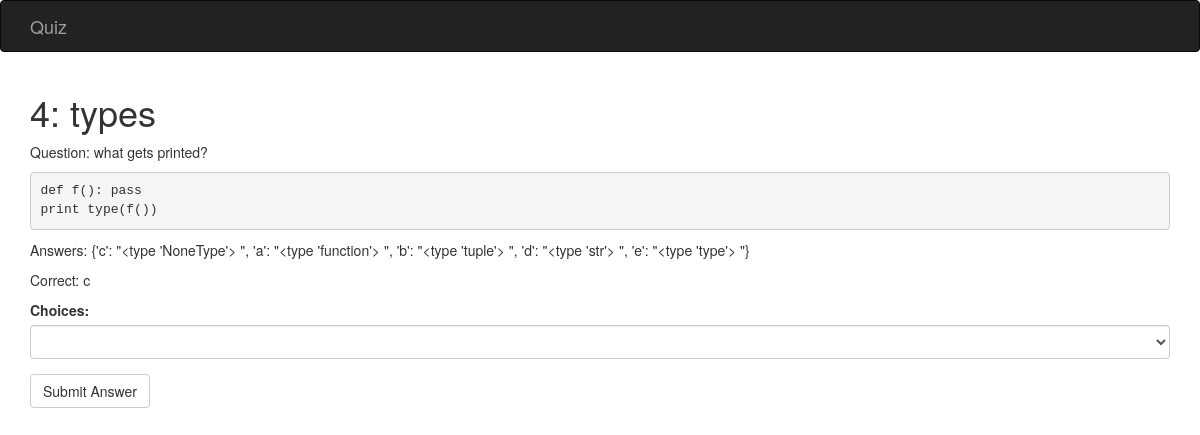
Page /quiz/4 on the committed database.
### quiz/models.py (models this page shows, shortened)
class Quiz(db.Model):
    id = db.Column(db.Integer, primary_key=True)
    title = db.Column(db.String)
    question = db.Column(db.String)
    code = db.Column(db.String)
    choices = db.Column(db.String)
    correct = db.Column(db.String)
    description = db.Column(db.String)

### quiz/views.py (the view)
@app.route('/quiz/<qid>', methods=['GET', 'POST'])
def quiz(qid):
    if request.method == 'GET':
        quiz = Quiz.query.filter_by(id=qid).first()
        form = QuizForm()
        return render_template('quiz.html', quiz=quiz, form=form)

### quiz/forms.py
class QuizForm(Form):
    answers = SelectField('Choices:')
    submit = SubmitField('Submit Answer')

### quiz/templates/quiz.html (shortened to what this page needs)
{% extends "base.html" %}
{% import 'bootstrap/wtf.html' as wtf %}
{% block page_content %}
<h1>{{ quiz.title }}</h1>
<p>Question: {{ quiz.question }}</p>
<pre>{{ quiz.code }}</pre>
<p>Answers: {{ quiz.choices }}</p>
<p>Correct: {{ quiz.correct }}</p>
{{ wtf.quick_form(form) }}
{% endblock %}

### rows in the picture
Quiz: title "4: types", question "what gets printed?", code "def f(): pass print type(f())", choices "{'c': \"<type 'NoneType'> \", 'a': \"<type 'function'> \", 'b': \"<type 'tuple'> \", 'd': \"<type 'str'> \", 'e': \"<type 'type'> \"}", correct "c"
